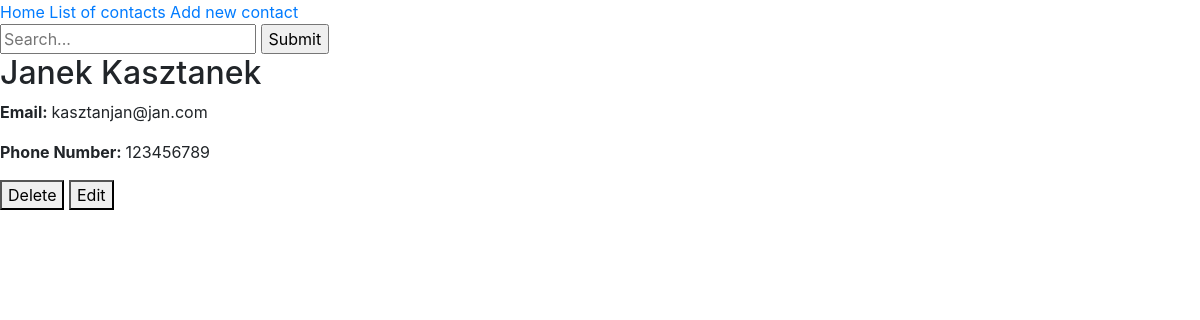
Screenshot of /phonebookapp/5/ with the database file from the repository.
### PhonebookApp/models.py (models this page shows, shortened)
class Person(models.Model):
    name = models.CharField(max_length=50)
    surname = models.CharField(max_length=50)

class Email(models.Model):
    person = models.ForeignKey(Person, editable=False, on_delete=models.CASCADE, null=True)
    email = models.EmailField(max_length=254, null=True, blank=True)

class Phone(models.Model):
    person = models.ForeignKey(Person, editable=False, on_delete=models.CASCADE, null=True)
    phone_number = models.CharField(max_length=50, null=True, blank=True)

### PhonebookApp/views.py (the view)
# urls.py: path('<int:person_id>/', views.detail, name='detail'),
def detail(request, person_id):
    persons_details = Person.objects.get(pk=person_id)
    pemail = Email.objects.filter(person_id=person_id).first()
    persons_phone = Phone.objects.filter(person_id=person_id).first()
    return render(request, 'detail.html', {'persons_details': persons_details, 'pemail': pemail,
                                           'persons_phone': persons_phone})

### templates/detail.html (shortened to what this page needs)
{% extends 'base.html' %}
{% block content %}
    <h2>{{ persons_details.name }} {{ persons_details.surname }}</h2>
    <p><b>Email: </b>{{ pemail.email }}</p>
    <p><b>Phone Number: </b>{{ persons_phone.phone_number }}</p>
    <form>
        <button formaction="{% url "delete" persons_details.id %}">Delete</button>
        <button formaction="{% url "edit" persons_details.id %}">Edit</button>
    </form>
{% endblock %}

### rows the page displays
Person: name "Janek", surname "Kasztanek"
Email: email "kasztanjan@jan.com"
Phone: phone_number "123456789"
